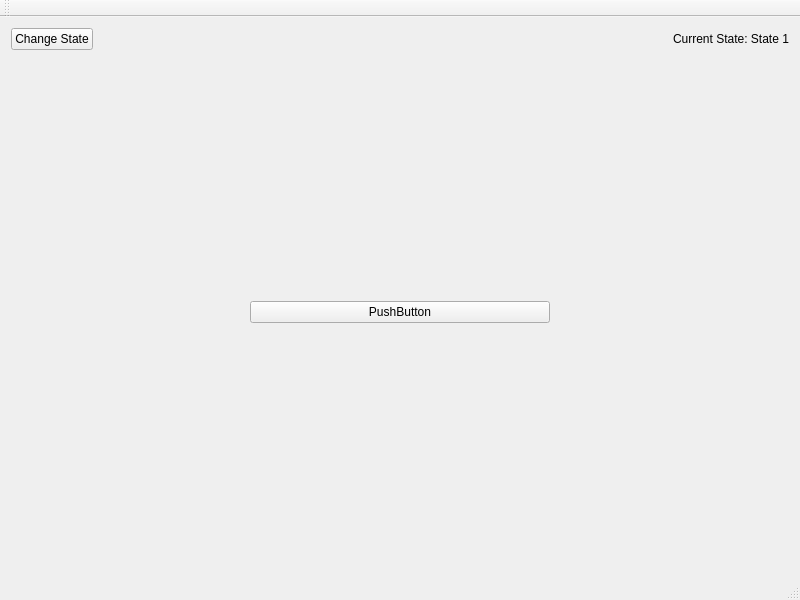
<?xml version="1.0" encoding="UTF-8"?>
<ui version="4.0">
 <class>MainWindow</class>
 <widget class="QMainWindow" name="MainWindow">
  <property name="windowModality">
   <enum>Qt::NonModal</enum>
  </property>
  <property name="geometry">
   <rect>
    <x>0</x>
    <y>0</y>
    <width>800</width>
    <height>600</height>
   </rect>
  </property>
  <property name="sizePolicy">
   <sizepolicy hsizetype="Fixed" vsizetype="Fixed">
    <horstretch>0</horstretch>
    <verstretch>0</verstretch>
   </sizepolicy>
  </property>
  <property name="minimumSize">
   <size>
    <width>800</width>
    <height>600</height>
   </size>
  </property>
  <property name="baseSize">
   <size>
    <width>400</width>
    <height>300</height>
   </size>
  </property>
  <property name="windowTitle">
   <string>MainWindow</string>
  </property>
  <widget class="QWidget" name="centralWidget">
   <layout class="QVBoxLayout" name="verticalLayout">
    <item>
     <layout class="QHBoxLayout" name="horizontalLayout">
      <item>
       <widget class="QPushButton" name="changeState">
        <property name="text">
         <string>Change State</string>
        </property>
       </widget>
      </item>
      <item>
       <spacer name="horizontalSpacer">
        <property name="orientation">
         <enum>Qt::Horizontal</enum>
        </property>
        <property name="sizeHint" stdset="0">
         <size>
          <width>40</width>
          <height>20</height>
         </size>
        </property>
       </spacer>
      </item>
      <item>
       <widget class="QLabel" name="stateLabel">
        <property name="text">
         <string>Current State: State 1</string>
        </property>
       </widget>
      </item>
     </layout>
    </item>
    <item>
     <spacer name="verticalSpacer_2">
      <property name="orientation">
       <enum>Qt::Vertical</enum>
      </property>
      <property name="sizeHint" stdset="0">
       <size>
        <width>20</width>
        <height>40</height>
       </size>
      </property>
     </spacer>
    </item>
    <item>
     <layout class="QVBoxLayout" name="verticalLayout_2">
      <property name="topMargin">
       <number>0</number>
      </property>
      <item>
       <layout class="QHBoxLayout" name="horizontalLayout_2">
        <property name="topMargin">
         <number>0</number>
        </property>
        <item>
         <widget class="QPushButton" name="pushButton">
          <property name="maximumSize">
           <size>
            <width>300</width>
            <height>300</height>
           </size>
          </property>
          <property name="text">
           <string>PushButton</string>
          </property>
         </widget>
        </item>
       </layout>
      </item>
     </layout>
    </item>
    <item>
     <spacer name="verticalSpacer">
      <property name="orientation">
       <enum>Qt::Vertical</enum>
      </property>
      <property name="sizeHint" stdset="0">
       <size>
        <width>20</width>
        <height>40</height>
       </size>
      </property>
     </spacer>
    </item>
   </layout>
  </widget>
  <widget class="QMenuBar" name="menuBar">
   <property name="geometry">
    <rect>
     <x>0</x>
     <y>0</y>
     <width>800</width>
     <height>19</height>
    </rect>
   </property>
  </widget>
  <widget class="QToolBar" name="mainToolBar">
   <attribute name="toolBarArea">
    <enum>TopToolBarArea</enum>
   </attribute>
   <attribute name="toolBarBreak">
    <bool>false</bool>
   </attribute>
  </widget>
  <widget class="QStatusBar" name="statusBar"/>
 </widget>
 <layoutdefault spacing="6" margin="11"/>
 <resources/>
 <connections/>
</ui>
